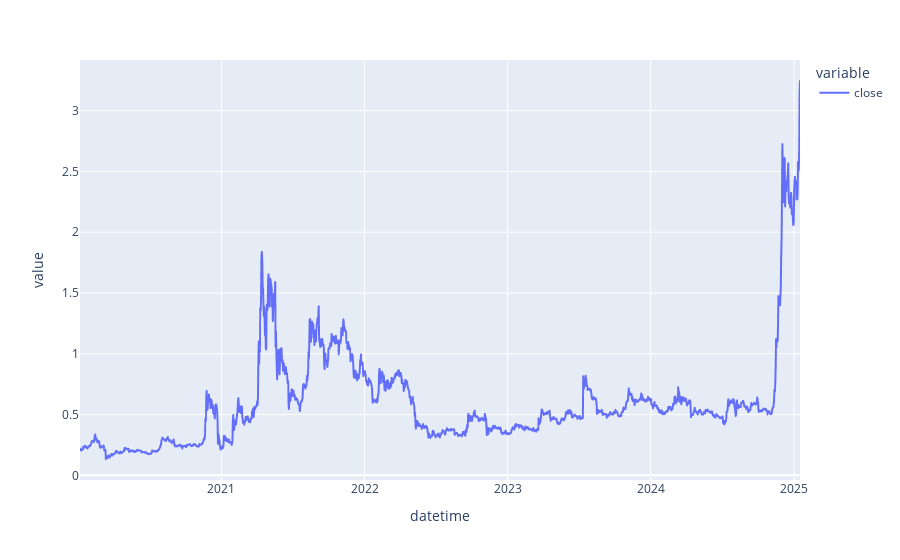

The cell this chart's notebook holds for it:
### Code cell
df_ohlc_1d.set_index('datetime')['close'].plot(backend='plotly')

### Figure 1 — Plotly figure (JSON) as saved in the notebook; plotly's stock layout.template omitted (floating-point values rounded to 4 significant figures; data arrays with more than 128 entries replaced by an {"elided": "..."} marker saying what was removed)
{"data": [{"hovertemplate": "variable=close<br>datetime=%{x}<br>value=%{y}<extra></extra>", "legendgroup": "close", "line": {"color": "#636efa", "dash": "solid"}, "marker": {"symbol": "circle"}, "mode": "lines", "name": "close", "showlegend": true, "type": "scattergl", "x": {"elided": "1838 str values"}, "xaxis": "x", "y": {"elided": "1838 float values"}, "yaxis": "y"}], "layout": {"legend": {"title": {"text": "variable"}, "tracegroupgap": 0}, "margin": {"t": 60}, "xaxis": {"anchor": "y", "domain": [0, 1], "title": {"text": "datetime"}}, "yaxis": {"anchor": "x", "domain": [0, 1], "title": {"text": "value"}}}}
